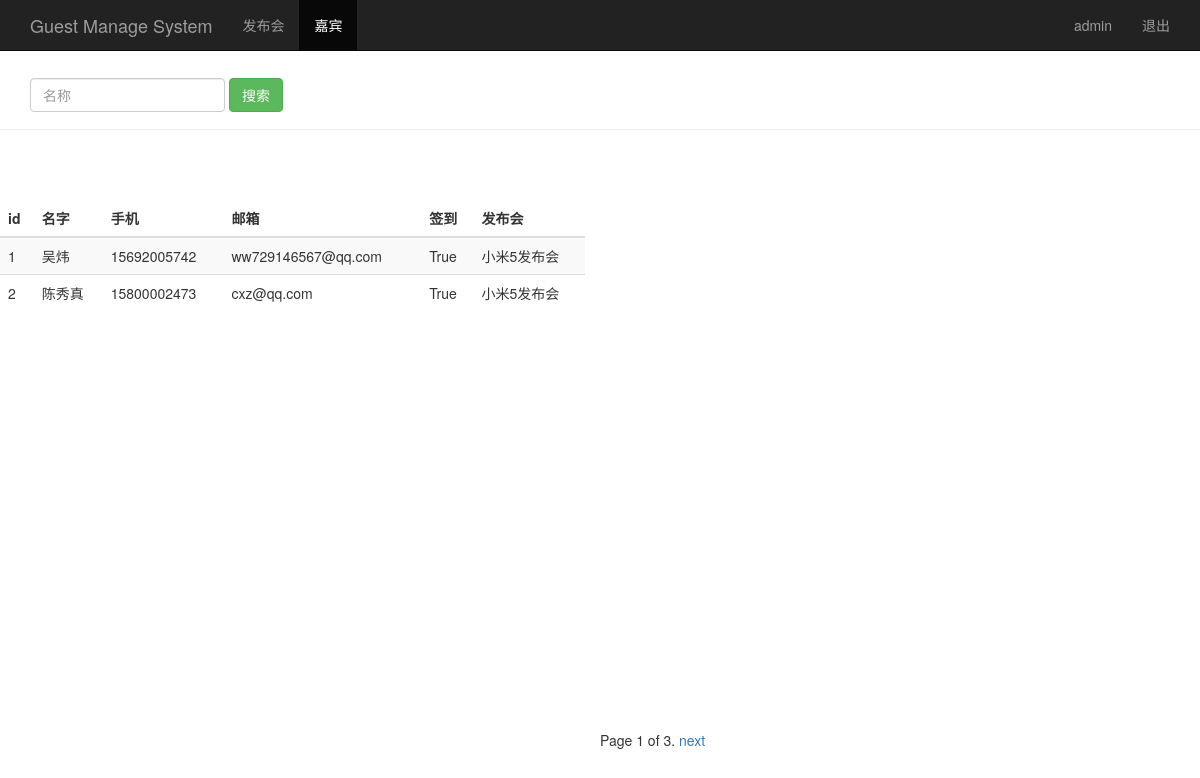
/search_guest/ (signed in), run on the app's committed database.
### sign/models.py (models this page shows, shortened)
class Guest(models.Model):
	event = models.ForeignKey(Event)
	realname = models.CharField(max_length = 64)
	phone = models.CharField(max_length = 16)
	email = models.EmailField()
	sign = models.BooleanField()
	create_time = models.DateTimeField(auto_now = True)
	class Meta:
		unique_together = ('event', 'phone')

class Event(models.Model):
	name = models.CharField(max_length = 100)
	limit = models.IntegerField()
	status = models.BooleanField()
	address = models.CharField(max_length = 200)
	start_time = models.DateTimeField('events time')
	create_time = models.DateTimeField(auto_now = True)
	def __str__(self):
		return self.name

### sign/views.py (the view)
# urls.py: url(r'^search_guest/$', views.search_guest),
@login_required
def search_guest(request):
	username = request.session.get('user', '')
	search_name = request.GET.get('name', '')
	guests_list = Guest.objects.filter(realname__contains = search_name)
	paginator = Paginator(guests_list, 2)
	page = request.GET.get('page')
	try:
		contacts = paginator.page(page)
	except PageNotAnInteger:
		contacts = paginator.page(1)
	except EmptyPage:
		contacts = paginator.page(paginator.num_pages)
	return render(request, 'guest_manage.html', {'user':username, 'guests':contacts})

### sign/templates/guest_manage.html (shortened to what this page needs)
<!DOCTYPE html>
<html lang="zh-CN">
	<head>
		{% load bootstrap3 %}
		{% bootstrap_css %}
	</head>
	<body role="document">
	<nav class="navbar navbar-inverse navbar-fixed-top">
      <div class="container">
        <div class="navbar-header">
          <a class="navbar-brand" href="/guest_manage/">Guest Manage System</a>
        </div>
        <div id="navbar" class="collapse navbar-collapse">
          <ul class="nav navbar-nav">
            <li><a href="/event_manage/">发布会</a></li>
            <li class="active"><a href="/guest_manage/">嘉宾</a></li>
          </ul>
          <ul class="nav navbar-nav navbar-right">
           <li><a href="#">{{user}}</a></li>
           <li><a href="/logout/">退出</a></li>
         </ul>
        </div>
      </div>
    </nav>
      <div class="page-header" style="padding-top: 30px;">
        <div id="navbar" class="navbar-collapse collapse">
          <form class="navbar-form" method="get" action="/search_guest/">
            <div class="form-group">
              <input name="name" type="text" placeholder="名称" class="form-control">
            </div>
            <button type="submit" class="btn btn-success">搜索</button>
          </form>
        </div>
      </div>
      <div class="row" style="padding-top: 50px;">
        <div class="col-md-6">
          <table class="table table-striped">
            <thead>
              <tr>
                <th>id</th>
                <th>名字</th>
                <th>手机</th>
                <th>邮箱</th>
                <th>签到</th>
                <th>发布会</th>
              </tr>
            </thead>
            <tbody>
              {% for guest in guests %}
                <tr>
                  <td>{{ guest.id }}</td>
                  <td>{{ guest.realname }}</td>
                  <td>{{ guest.phone }}</td>
                  <td>{{ guest.email }}</td>
                  <td>{{ guest.sign }}</td>
                  <td>{{ guest.event }}</td>
                </tr>
             {% endfor %}
            </tbody>
          </table>
        </div>
    <div class="pagination"  style="position: fixed;bottom: 30px; ">
      <span class="step-links">
          <span class="current">
            Page {{ guests.number }} of {{ guests.paginator.num_pages }}.
          </span>
        {% if guests.has_next %}
          <a href="?page={{ guests.next_page_number }}">next</a>
        {% endif %}
      </span>
    </div>
	</body>
</html>

### data on the page
Guest: id "1", realname "吴炜", phone "15692005742", email "ww729146567@qq.com", sign "True", event "小米5发布会"
Guest: id "2", realname "陈秀真", phone "15800002473", email "cxz@qq.com", sign "True", event "小米5发布会"

### other printed values
{{ user }} "admin"
{{ guests.number }} "1"
{{ guests.paginator.num_pages }} "3"
